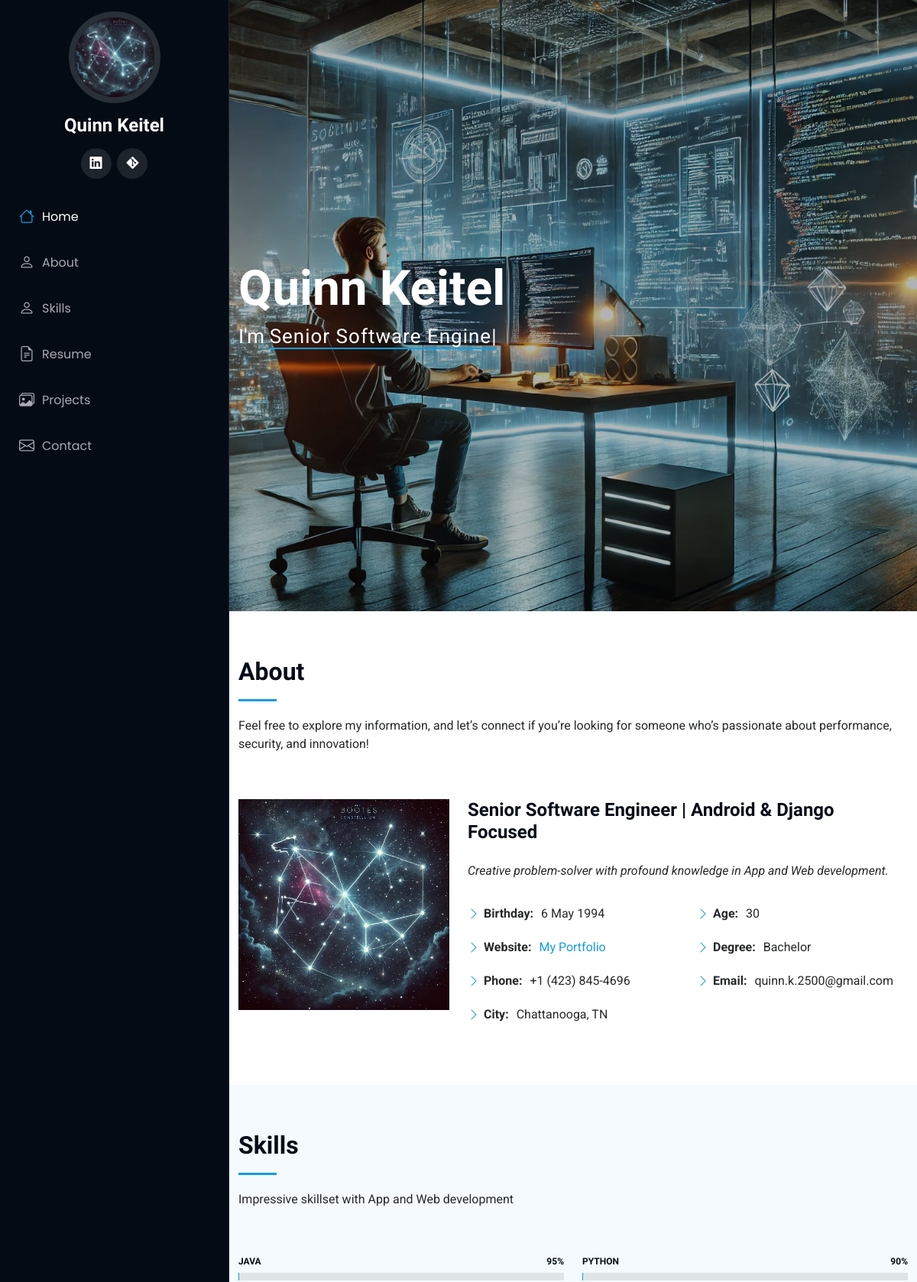
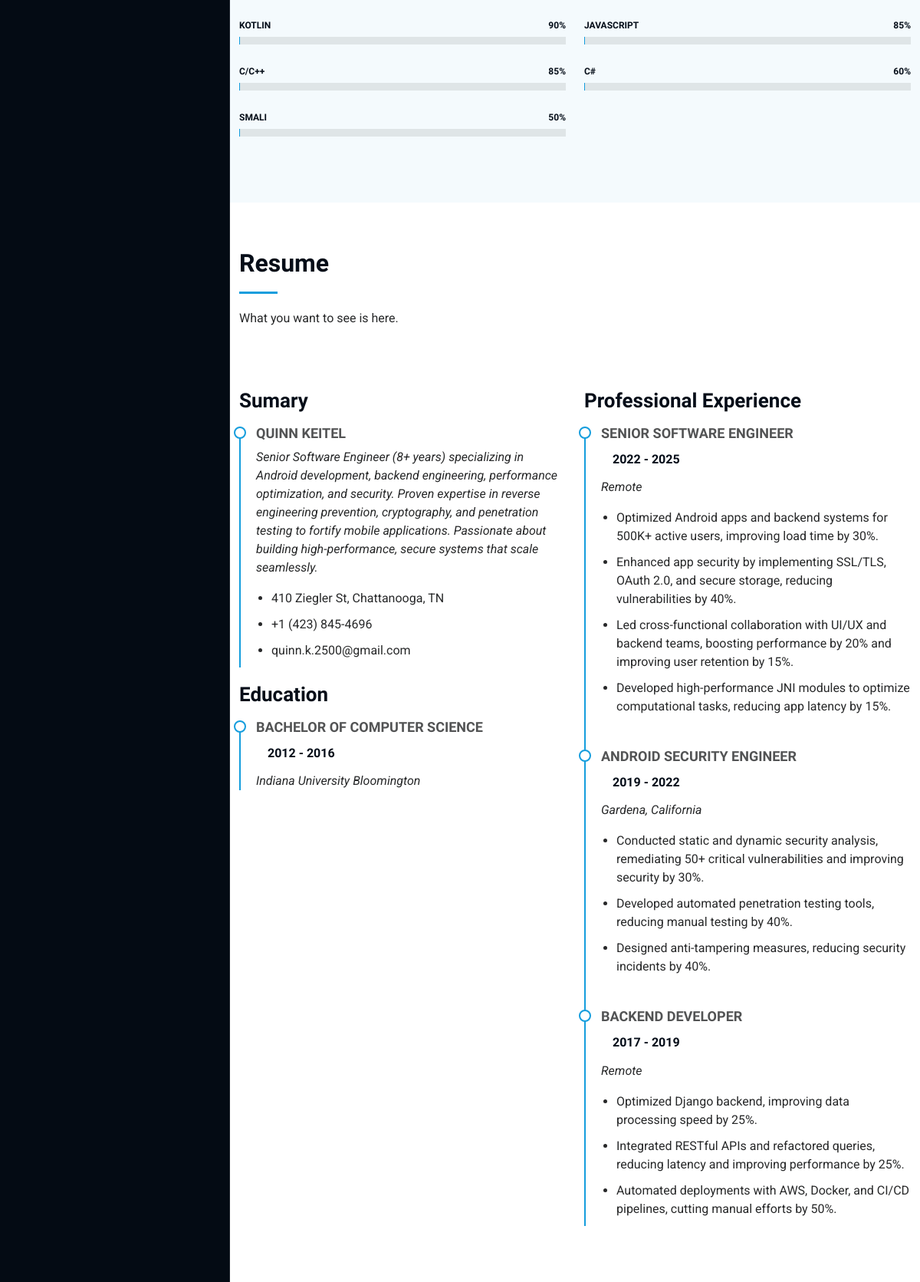
The page / (upper part) on the database its author committed (2 pictures, top to bottom).
### MainApp/models.py (models this page shows, shortened)
class Profile(models.Model):
    first_name = models.CharField(max_length=100)
    last_name = models.CharField(max_length=100, null=True)
    location = models.TextField(null=True)
    title = models.CharField(max_length=100, null=True)
    summary = models.TextField(null=True)
    photo = models.ImageField(upload_to='profile_pics', null=True)
    major = models.CharField(max_length=100, null=True)
    birthday = models.DateField(null=True)
    website_url = models.URLField(null=True)
    phone_number = models.CharField(max_length=100, null=True)
    email = models.EmailField(null=True)
    city = models.CharField(max_length=100, null=True)
    address = models.CharField(max_length=100, null=True)
    github_url = models.URLField(max_length=100, null=True)
    linkedin_url = models.URLField(max_length=100, null=True)
    is_active = models.BooleanField(default=False)
    def get_full_name(self):
        return self.first_name + " " + self.last_name

class Education(models.Model):
    degree = models.CharField(max_length=100)
    major = models.CharField(max_length=100, null=True)
    university = models.CharField(max_length=100)
    entered_date = models.DateField()
    graduation_date = models.DateField()
    profile = models.ForeignKey('Profile', on_delete=models.CASCADE, related_name='education', null=True)

class Skill(models.Model):
    name = models.CharField(max_length=100)
    value = models.IntegerField()
    profile = models.ForeignKey('Profile', on_delete=models.CASCADE, related_name='skill', null=True)

class Experience(models.Model):
    position = models.CharField(max_length=100)
    company = models.CharField(max_length=100)
    entered_date = models.DateField()
    finished_date = models.DateField()
    location = models.CharField(max_length=100, null=True, blank=True)
    profile = models.ForeignKey('Profile', on_delete=models.CASCADE, related_name='experience', null=True)
    class Meta:
        ordering = ['id']

class ExperienceItem(models.Model):
    description = models.TextField()
    experience = models.ForeignKey('Experience', on_delete=models.CASCADE, related_name='experience_item', null=True)

### MainApp/views.py (the view, shortened to what this page needs)
# urls.py: path('', views.index, name = 'index'),
def index(request):
    profile = Profile.objects.all()[0]
    ipaddress = request.META['REMOTE_ADDR']
    print(ipaddress)
    logs = AccessLog.objects.filter(ipaddress=ipaddress)
    if logs:
        log = logs[0]
        log.count += 1
        log.save()
    else:
        log = AccessLog()
        log.ipaddress = ipaddress
        log.count = 1
        log.save()
    return render(request, 'main/index.html', {'profile': profile})

### MainApp/templatetags/main_tags.py (called while the page is built)
@register.simple_tag
def calculate_age(birthdate):
    today = datetime.today()
    age = today.year - birthdate.year
    if today.month < birthdate.month or (today.month == birthdate.month and today.day < birthdate.day):
        age -= 1
    return age

@register.simple_tag
def get_degree(profile: Profile):
    educations = profile.education.all()
    if educations:
        return educations[0].degree
    return "None"

@register.simple_tag
def get_skill_left_panel(profile: Profile):
    skills = profile.skill.all().order_by('value').reverse()
    ret = []
    if skills:
        for i in range(0, skills.count(), 2):
            ret.append(skills[i])
    return ret

@register.simple_tag
def get_skill_right_panel(profile: Profile):
    skills = profile.skill.all().order_by('value').reverse()
    ret = []
    if skills:
        for i in range(1, skills.count(), 2):
            ret.append(skills[i])
    return ret

@register.simple_tag
def get_filters(profile: Profile):
    return profile.project.values('type').distinct()

### templates/main/index.html (shortened to what this page needs)
{% extends 'base.html' %}
{% load static %}
{% load main_tags %}
{% block header %}
    <div class="profile-img">
        <img src="{% static  profile.photo %}" alt="" class="img-fluid rounded-circle">
    </div>
    <a href="javascripts:;" class="logo d-flex align-items-center justify-content-center">
        <h1 class="sitename">{{ profile.get_full_name }}</h1>
    </a>
    <div class="social-links text-center">
        <a href="{{ profile.linkedin_url }}" class="linkedin"><i class="bi bi-linkedin"></i></a>
        <a href="{{ profile.github_url }}" class="git"><i class="bi bi-git"></i></a>
    </div>
    <nav id="navmenu" class="navmenu">
        <ul>
            <li><a href="#hero" class="active"><i class="bi bi-house navicon"></i>Home</a></li>
            <li><a href="#about"><i class="bi bi-person navicon"></i> About</a></li>
            <li><a href="#skills"><i class="bi bi-person navicon"></i> Skills</a></li>
            <li><a href="#resume"><i class="bi bi-file-earmark-text navicon"></i> Resume</a></li>
            <li><a href="#my_projects"><i class="bi bi-images navicon"></i> Projects</a></li>
            <li><a href="#contact"><i class="bi bi-envelope navicon"></i> Contact</a></li>
        </ul>
    </nav>
{% endblock header %}
{% block main %}
    <section id="hero" class="hero section dark-background">
        <img src="{% static 'assets/hero-bg.webp' %}" alt="" data-aos="fade-in" class="">
        <div class="container" data-aos="fade-up" data-aos-delay="100">
            <h2>{{ profile.get_full_name }}</h2>
            <p>I'm
                <span class="typed" data-typed-items="{{ profile.major }}"></span>
            </p>
        </div>
    </section>
    <section id="about" class="about section">
        <div class="container section-title" data-aos="fade-up">
            <h2>About</h2>
            <p>Feel free to explore my information, and let’s connect if you’re looking for someone who’s passionate about performance, security, and innovation! </p>
        </div>
        <div class="container" data-aos="fade-up" data-aos-delay="100">
            <div class="row gy-4 justify-content-center">
                <div class="col-lg-4">
                    <img src="{% static profile.photo %}" class="img-fluid" alt="">
                </div>
                <div class="col-lg-8 content">
                    <h2>{{ profile.title }}</h2>
                    <p class="fst-italic py-3">
                        Creative problem-solver with profound knowledge in App and Web development.
                    </p>
                    <div class="row">
                        <div class="col-lg-6">
                            <ul>
                                <li><i class="bi bi-chevron-right"></i> <strong>Birthday:</strong>
                                    <span>{{ profile.birthday|date:"j M Y" }}</span>
                                </li>
                                <li><i class="bi bi-chevron-right"></i> <strong>Website:</strong>
                                    <span>
                                        <a href="{{ profile.website_url }}">My Portfolio</a>
                                    </span>
                                </li>
                                <li><i class="bi bi-chevron-right"></i> <strong>Phone:</strong>
                                    <span>{{ profile.phone_number }}</span>
                                </li>
                                <li><i class="bi bi-chevron-right"></i> <strong>City:</strong>
                                    <span>{{ profile.city }}</span>
                                </li>
                            </ul>
                        </div>
                        <div class="col-lg-6">
                            <ul>
                                <li><i class="bi bi-chevron-right"></i> <strong>Age:</strong> <span>{% calculate_age profile.birthday %}</span></li>
                                <li><i class="bi bi-chevron-right"></i> <strong>Degree:</strong> <span>{% get_degree profile %}</span>
                                </li>
                                <li><i class="bi bi-chevron-right"></i> <strong>Email:</strong>
                                    <span>{{ profile.email }}</span>
                                </li>
                            </ul>
                        </div>
                    </div>
                </div>
            </div>
        </div>
    </section>
    <section id="skills" class="skills section light-background">
        <div class="container section-title" data-aos="fade-up">
            <h2>Skills</h2>
            <p>Impressive skillset with App and Web development</p>
        </div>
        <div class="container" data-aos="fade-up" data-aos-delay="100">
            <div class="row skills-content skills-animation">
                <div class="col-lg-6">
                    {% get_skill_left_panel profile as left_skills %}
                    {% for skill in left_skills %}
                        <div class="progress">
                            <span class="skill"><span>{{ skill.name }}</span> <i class="val">{{ skill.value }}%</i></span>
                            <div class="progress-bar-wrap">
                            </div>
                        </div>
                    {% endfor %}
                </div>
                <div class="col-lg-6">
                    {% get_skill_right_panel profile as right_skills %}
                    {% for skill in right_skills %}
                        <div class="progress">
                            <span class="skill"><span>{{ skill.name }}</span> <i class="val">{{ skill.value }}%</i></span>
                            <div class="progress-bar-wrap">
                            </div>
                        </div>
                    {% endfor %}
                </div>
            </div>
        </div>
    </section>
    <section id="resume" class="resume section">
        <div class="container section-title" data-aos="fade-up">
            <h2>Resume</h2>
            <p>What you want to see is here.</p>
        </div>
        <div class="container">
            <div class="row">
                <div class="col-lg-6" data-aos="fade-up" data-aos-delay="100">
                    <h3 class="resume-title">Sumary</h3>
                    <div class="resume-item pb-0">
                        <h4>{{ profile.get_full_name }}</h4>
                        <p><em>{{ profile.summary }}</em></p>
                        <ul>
                            <li>{{ profile.address }}</li>
                            <li>{{ profile.phone_number }}</li>
                            <li>{{ profile.email }}</li>
                        </ul>
                    </div>
                    <h3 class="resume-title">Education</h3>
                    {% for education in profile.education.all %}
                        <div class="resume-item">
                            <h4>{{ education.degree }} of {{ education.major }}</h4>
                            <h5>{{ education.entered_date|date:'Y' }} - {{ education.graduation_date|date:'Y' }}</h5>
                            <p><em>{{ education.university }}</em></p>
                        </div>
                    {% endfor %}
                </div>
                <div class="col-lg-6" data-aos="fade-up" data-aos-delay="200">
                    <h3 class="resume-title">Professional Experience</h3>
                    {% for exp in profile.experience.all %}
                        <div class="resume-item">
                            <h4>{{ exp.position }}</h4>
                            <h5>{{ exp.entered_date|date:'Y' }} - {{ exp.finished_date|date:'Y' }}</h5>
                            {% if exp.location %}
                                <p><em>{{ exp.location }}</em></p>
                            {% endif %}
                            <ul>
                                {% for item in exp.experience_item.all %}
                                    <li>{{ item.description }}</li>
                                {% endfor %}
                            </ul>
                        </div>
                    {% endfor %}
                </div>
            </div>
        </div>
    </section>
                    {% get_filters profile as filters %}
{% endblock main %}

### rows shown on the page
Profile: photo (picture), get_full_name "Quinn Keitel", title "Senior Software Engineer | Android & Django Focused", birthday "6 May 1994", phone_number "+1 (423) 845-4696", city "Chattanooga, TN", birthday "30", id.degree "Bachelor", email "quinn.k.2500@gmail.com", get_full_name "QUINN KEITEL", summary "Senior Software Engineer (8+ years) specializing in Android development, backend engineering, performance optimization, and security. Proven expertise in reverse engineering prevention, cryptography, and penetration testing to fortify mobile applications. Passionate about building high-performance, secure systems that scale seamlessly.", address "410 Ziegler St, Chattanooga, TN"
Skill: name "JAVA", value "95"
Skill: name "KOTLIN", value "90"
Skill: name "C/C++", value "85"
Skill: name "SMALI", value "50"
Skill: name "PYTHON", value "90"
Skill: name "JAVASCRIPT", value "85"
Skill: name "C#", value "60"
Education: degree "BACHELOR", major "COMPUTER SCIENCE", entered_date "2012", graduation_date "2016", university "Indiana University Bloomington"
Experience: position "SENIOR SOFTWARE ENGINEER", entered_date "2022", finished_date "2025", location "Remote"
ExperienceItem: description "Optimized Android apps and backend systems for 500K+ active users, improving load time by 30%."
ExperienceItem: description "Enhanced app security by implementing SSL/TLS, OAuth 2.0, and secure storage, reducing vulnerabilities by 40%."
ExperienceItem: description "Led cross-functional collaboration with UI/UX and backend teams, boosting performance by 20% and improving user retention by 15%."
ExperienceItem: description "Developed high-performance JNI modules to optimize computational tasks, reducing app latency by 15%."
Experience: position "ANDROID SECURITY ENGINEER", entered_date "2019", finished_date "2022", location "Gardena, California"
ExperienceItem: description "Conducted static and dynamic security analysis, remediating 50+ critical vulnerabilities and improving security by 30%."
ExperienceItem: description "Developed automated penetration testing tools, reducing manual testing by 40%."
ExperienceItem: description "Designed anti-tampering measures, reducing security incidents by 40%."
Experience: position "BACKEND DEVELOPER", entered_date "2017", finished_date "2019", location "Remote"
ExperienceItem: description "Optimized Django backend, improving data processing speed by 25%."
ExperienceItem: description "Integrated RESTful APIs and refactored queries, reducing latency and improving performance by 25%."
ExperienceItem: description "Automated deployments with AWS, Docker, and CI/CD pipelines, cutting manual efforts by 50%."
